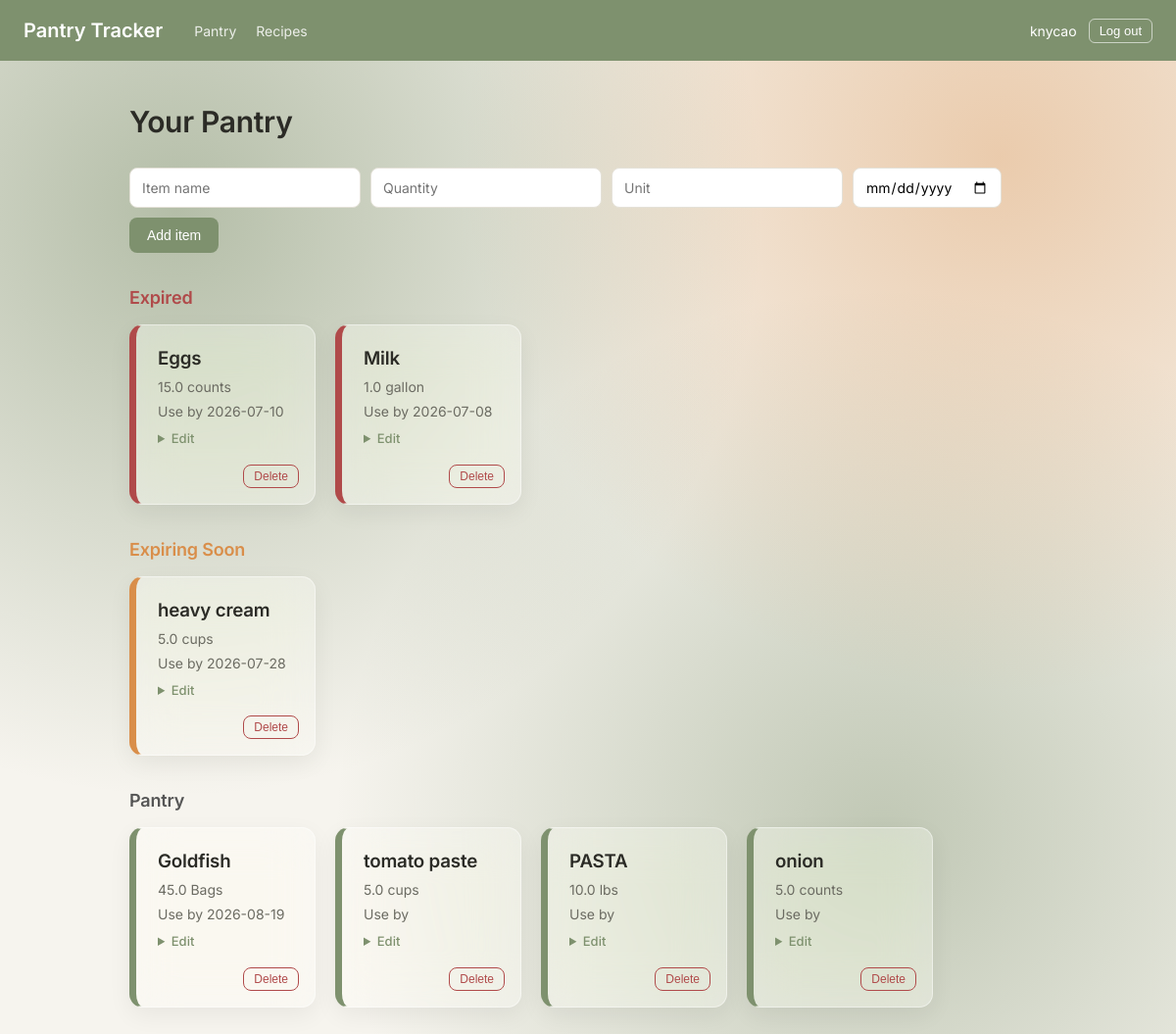
The page / (signed in) on the database its author committed.
### tables this page shows
CREATE TABLE items (
    id INTEGER PRIMARY KEY AUTOINCREMENT,
    name TEXT NOT NULL,
    quantity REAL NOT NULL,
    unit TEXT NOT NULL,
    expiration_date TEXT
, user_id INTEGER);

### app.py (the view)
@app.route("/", methods=["GET"])
@login_required
def show_pantry():
    items = get_all_items(session["user_id"])
    expired_items = [item for item in items if item["is_expired"]]
    expiring_items = [item for item in items if item["expiring_soon"] and not item["is_expired"]]
    normal_items = [item for item in items if not item["is_expired"] and not item["expiring_soon"]]
    return render_template("index.html",
                           expired_items=expired_items,
                           expiring_items=expiring_items,
                           normal_items=normal_items,
                           username=session["username"])

### app.py (called while the page is built)
def login_required(original_function):
    @wraps(original_function)
    def wrapper(*args, **kwargs):
        if "user_id" not in session:
            return redirect("/login")
        return original_function(*args, **kwargs)
    return wrapper

def get_all_items(user_id):
    from datetime import date, timedelta
    connection = sqlite3.connect("pantry.db")
    connection.row_factory = sqlite3.Row
    cursor = connection.execute("SELECT * FROM items WHERE user_id = ?", (user_id,))
    items = cursor.fetchall()
    connection.close()
    today = date.today().isoformat()
    soon_cutoff = (date.today() + timedelta(days=3)).isoformat()
    result = []
    for item in items:
        item_dict = dict(item)
        exp = item_dict.get("expiration_date")
        item_dict["is_expired"] = bool(exp) and exp < today
        item_dict["expiring_soon"] = bool(exp) and today <= exp <= soon_cutoff
        result.append(item_dict)
    return result

### templates/index.html (shortened to what this page needs)
{% extends "base.html" %}
{% block content %}
  <h1>Your Pantry</h1>
  <form action="/add" method="POST" class="add-form">
    <input type="text" name="name" placeholder="Item name" required>
    <input type="number" name="quantity" placeholder="Quantity" step="any" required>
    <input type="text" name="unit" placeholder="Unit" required>
    <input type="date" name="expiration_date">
    <button type="submit">Add item</button>
  </form>
  {% if expired_items %}
    <h2 class="section-heading section-heading-expired">Expired</h2>
    <div class="card-grid">
      {% for item in expired_items %}
        <div class="card card-expired">
          <h3>{{ item.name }}</h3>
          <p>{{ item.quantity }} {{ item.unit }}</p>
          <p class="expires">Use by {{ item.expiration_date }}</p>
          <details>
            <summary>Edit</summary>
          </details>
          <form action="/delete/{{ item.id }}" method="POST">
            <button type="submit" class="delete-btn">Delete</button>
          </form>
        </div>
      {% endfor %}
    </div>
  {% endif %}
  {% if expiring_items %}
    <h2 class="section-heading section-heading-warning">Expiring Soon</h2>
    <div class="card-grid">
      {% for item in expiring_items %}
        <div class="card card-warning">
          <h3>{{ item.name }}</h3>
          <p>{{ item.quantity }} {{ item.unit }}</p>
          <p class="expires">Use by {{ item.expiration_date }}</p>
          <details>
            <summary>Edit</summary>
          </details>
          <form action="/delete/{{ item.id }}" method="POST">
            <button type="submit" class="delete-btn">Delete</button>
          </form>
        </div>
      {% endfor %}
    </div>
  {% endif %}
  <h2 class="section-heading">Pantry</h2>
  <div class="card-grid">
    {% for item in normal_items %}
      <div class="card">
        <h3>{{ item.name }}</h3>
        <p>{{ item.quantity }} {{ item.unit }}</p>
        <p class="expires">Use by {{ item.expiration_date }}</p>
        <details>
          <summary>Edit</summary>
        </details>
        <form action="/delete/{{ item.id }}" method="POST">
          <button type="submit" class="delete-btn">Delete</button>
        </form>
      </div>
    {% endfor %}
  </div>
{% endblock %}

### templates/base.html (shortened to what this page needs)
<!DOCTYPE html>
<html lang="en">
<head>
  <link rel="stylesheet" href="{{ url_for('static', filename='style.css') }}">
</head>
<body>
  <nav class="navbar">
    <span class="logo">Pantry Tracker</span>
    {% if username %}
      <span class="nav-links">
        <a href="/">Pantry</a>
        <a href="/recipes">Recipes</a>
      </span>
      <span class="nav-user">
        {{ username }}
        <form action="/logout" method="POST" class="logout-form">
          <button type="submit">Log out</button>
        </form>
      </span>
    {% endif %}
  </nav>
  <main class="container">
    {% block content %}{% endblock %}
  </main>
</body>
</html>

### static/style.css (style rules this page uses)
:root { --bg: #FAFAF8; --ink: #2B2B26; --sage: #7e916e; --sage-light: #E3ECD9; --warning: #D98E4A; --warning-light: #FBEFE3; --danger: #B04A4A; --danger-light: #FBECEB; --border: #E4E1D8; --font-display: "Inter", -apple-system, sans-serif; --font-body: "Inter", -apple-system, sans-serif; }
* { box-sizing: border-box; }
body { margin: 0; font-family: var(--font-body); background-color: #F6F4EE; background-image: radial-gradient(circle at 15% 20%, rgba(126, 145, 110, 0.55) 0%, transparent 45%), radial-gradient(circle at 85% 15%, rgba(217, 142, 74, 0.40) 0%, transparent 40%), radial-gradient(circle at 75% 80%, rgba(126, 145, 110, 0.45) 0%, transparent 45%); background-attachment: fixed; color: var(--ink); line-height: 1.5; min-height: 100vh; }
h1, h2, h3 { font-family: var(--font-display); font-weight: 600; letter-spacing: -0.01em; margin: 0 0 4px 0; }
h1 { font-size: 30px; margin-bottom: 24px; }
.section-heading { font-size: 18px; font-weight: 600; margin: 32px 0 14px 0; color: #555; }
.section-heading:first-of-type { margin-top: 0; }
.section-heading-expired { color: var(--danger); }
.section-heading-warning { color: var(--warning); }
.navbar { background-color: var(--sage); padding: 16px 24px; display: flex; align-items: center; }
.logo { color: white; font-family: var(--font-display); font-weight: 600; font-size: 20px; }
.nav-links { display: inline-flex; gap: 20px; margin-left: 32px; }
.nav-links a { color: white; text-decoration: none; font-size: 14px; opacity: 0.85; }
.nav-user { margin-left: auto; color: white; display: flex; align-items: center; gap: 12px; font-size: 14px; }
.logout-form button { background: none; border: 1px solid rgba(255,255,255,0.6); color: white; border-radius: 6px; padding: 4px 10px; cursor: pointer; font-size: 13px; }
.container { padding: 40px 32px; max-width: 1000px; margin: 0 auto; }
.add-form, .recipe-form, .auth-form { display: flex; gap: 10px; margin-bottom: 32px; flex-wrap: wrap; }
.add-form input, .recipe-form input, .recipe-form textarea, .auth-form input, .edit-form input { padding: 10px 12px; border: 1px solid var(--border); border-radius: 8px; font-family: inherit; font-size: 14px; }
.add-form button, .recipe-form button, .auth-form button, .edit-form button { background-color: var(--sage); color: white; border: none; border-radius: 8px; padding: 10px 18px; cursor: pointer; font-size: 14px; font-weight: 500; }
.card-grid, .recipe-list { display: flex; flex-wrap: wrap; gap: 20px; align-items: flex-start; }
.card, .recipe-card { background-color: rgba(255, 255, 255, 0.35); backdrop-filter: blur(24px) saturate(180%); -webkit-backdrop-filter: blur(24px) saturate(180%); border: 0.5px solid rgba(255, 255, 255, 0.45); border-radius: 14px; box-shadow: 0 8px 24px rgba(0,0,0,0.06); padding: 20px 22px 56px 22px; position: relative; border-left: 7px solid var(--sage); }
.card { width: 190px; }
.card-warning { border-left-color: var(--warning); }
.card-expired { border-left-color: var(--danger); }
.card p { margin: 4px 0; color: #6b6b62; font-size: 14px; }
.expires { color: var(--warning); font-size: 13px; }
.delete-btn { background-color: transparent; color: var(--danger); border: 1px solid var(--danger); border-radius: 8px; padding: 4px 10px; cursor: pointer; font-size: 12px; position: absolute; bottom: 16px; right: 16px; }
details summary { cursor: pointer; color: var(--sage); font-size: 13px; margin-top: 8px; font-weight: 500; }

### rows shown on the page
items: name "Eggs", quantity "15.0", unit "counts", expiration_date "2026-07-10"
items: name "Milk", quantity "1.0", unit "gallon", expiration_date "2026-07-08"
items: name "heavy cream", quantity "5.0", unit "cups", expiration_date "2026-07-28"
items: name "Goldfish", quantity "45.0", unit "Bags", expiration_date "2026-08-19"
items: name "tomato paste", quantity "5.0", unit "cups"
items: name "PASTA", quantity "10.0", unit "lbs"
items: name "onion", quantity "5.0", unit "counts"

### other values the page prints
{{ username }} "knycao"
